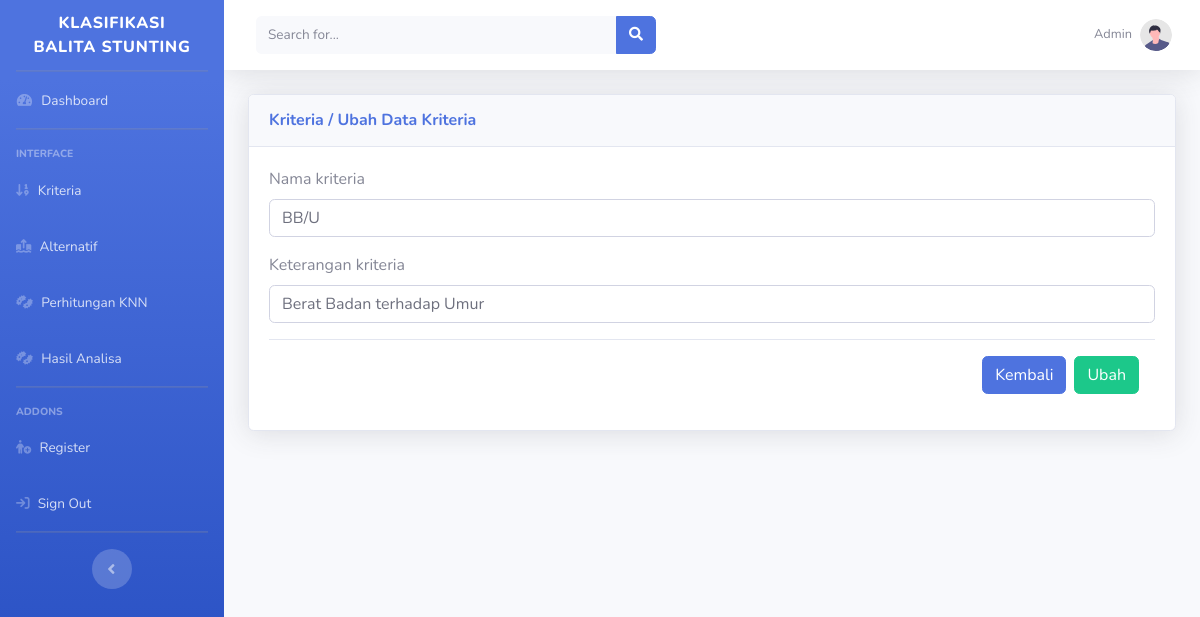
Before: /admin/kriteriaaksi.php?id_kriteria=K01&aksi=ubah (signed in) with the older database file.
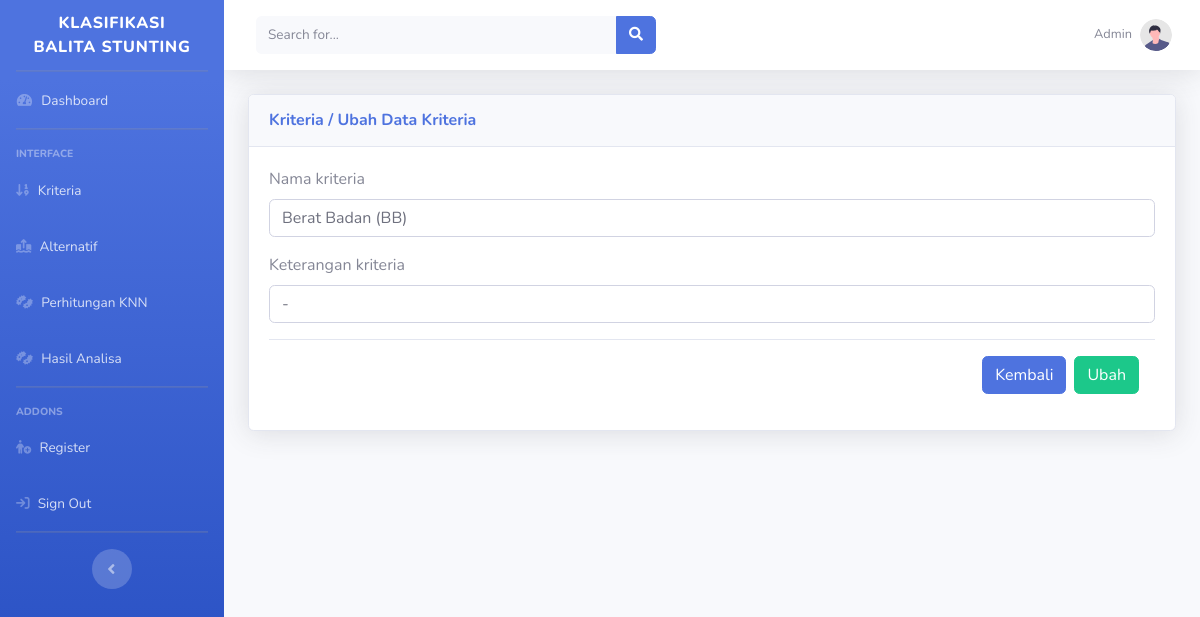
After: the same page with the newer database file.
### tables this page shows
CREATE TABLE `tb_kriteria` (
  `id_kriteria` varchar(11) NOT NULL,
  `nama_kriteria` varchar(50) NOT NULL,
  `keterangan_kriteria` varchar(255) NOT NULL
);

### admin/kriteriaaksi.php (the view, shortened to what this page needs)
<?php
include 'header.php';
if (isset($_GET['aksi'])) {
    if ($_GET['aksi'] == 'tambah') {
        $cari_id = mysqli_query($db, "SELECT max(id_kriteria) FROM tb_kriteria");
        $data_id = mysqli_fetch_array($cari_id);
        if ($data_id) {
            $nilai_id = substr($data_id[0], 1);
            $id = (int) $nilai_id;
            $id = $id + 1;
            $id_otomatis = "K" . str_pad($id, 2, "0", STR_PAD_LEFT);
        } else {
            $id_otomatis = "K01";
        }
        ?>
<div class='card shadow mb-2'>
    <div class='card-header py-3'>
        <h6 class='m-0 font-weight-bold text-primary'>Kriteria / Tambah Kriteria</h6>
    </div>
    <div class='card-body'>
        <div class='table-responsive'></div>
        <form action="kriteriaproses.php?proses=prosestambah" method="post" enctype="multipart/form-data">
            <input type="hidden" name="id_kriteria" class="form-control" value="<?=$id_otomatis?>">
            <div class="form-group">
                <label>Nama kriteria</label>
                <input type="text" name="nama_kriteria" class="form-control">
            </div>
            <div class="form-group">
                <label>Keterangan Kriteria</label>
                <input type="text" name="keterangan_kriteria" class="form-control">
            </div>
            <div class="modal-footer">
                <a href="kriteria.php" class="btn btn-primary">Kembali</a>
                <input type="submit" class="btn btn-success" value="Simpan">
            </div>
        </form>
    </div>
</div>
<?php
} elseif ($_GET['aksi'] == 'ubah') {
        ?>
<div class='card shadow mb-2'>
    <div class='card-header py-3'>
        <h6 class='m-0 font-weight-bold text-primary'>Kriteria / Ubah Data Kriteria</h6>
    </div>
    <div class='card-body'>
            <?php
$data = mysqli_query($db, "SELECT * FROM tb_kriteria WHERE id_kriteria = '" . $_GET['id_kriteria'] . "'");
        while ($a = mysqli_fetch_assoc($data)) {
            ?>
        <form action="kriteriaproses.php?proses=prosesubah" method="post" enctype="multipart/form-data">
            <div class="form-group">
                <label>Nama kriteria</label>
                <input type="text" name="nama_kriteria" class="form-control" value="<?=$a['nama_kriteria']?>">
            </div>
            <div class="form-group">
                <label>Keterangan kriteria</label>
                <input type="text" name="keterangan_kriteria" class="form-control"
                    value="<?=$a['keterangan_kriteria']?>">
            </div>
            <div class="modal-footer">
                <a href="kriteria.php" class="btn btn-primary">Kembali</a>
                <input type="submit" class="btn btn-success" value="Ubah">
            </div>
        </form>
        <?php
}
    }
}
?>

Changed rows visible on the page:
changed tb_kriteria: nama_kriteria "BB/U" → "Berat Badan (BB)"; keterangan_kriteria "Berat Badan terhadap Umur" → "-"
